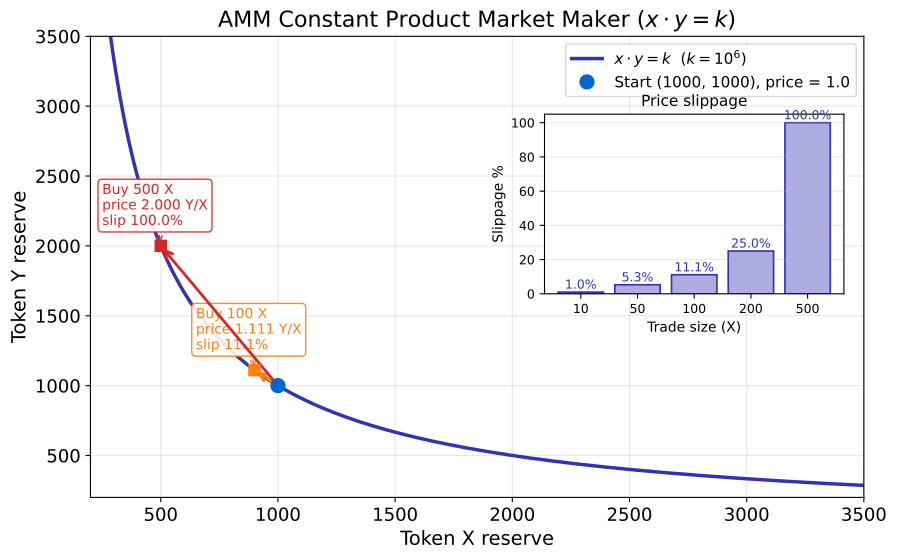

This chart was generated by the following Python code:
"""AMM Constant Product Market Maker (x*y=k)"""
import matplotlib.pyplot as plt
import numpy as np
from pathlib import Path

np.random.seed(42)

plt.rcParams.update({
    'font.size': 14, 'axes.labelsize': 14, 'axes.titlesize': 16,
    'xtick.labelsize': 13, 'ytick.labelsize': 13, 'legend.fontsize': 13,
    'figure.figsize': (10, 6), 'figure.dpi': 150
})

MLPURPLE = '#3333B2'
MLBLUE = '#0066CC'
MLORANGE = '#FF7F0E'
MLGREEN = '#2CA02C'
MLRED = '#D62728'
MLLAVENDER = '#ADADE0'

# --- Parameters ---
k = 1_000_000
x0, y0 = 1000, 1000
spot_price = y0 / x0  # 1.0

x_curve = np.linspace(200, 5000, 800)
y_curve = k / x_curve

# --- Trade computations (buying token X = removing X from pool = x decreases) ---
def trade_buy_x(x_pool, y_pool, dx_out):
    """Buy dx_out of token X from the pool. Trader sends Y, receives X."""
    new_x = x_pool - dx_out
    new_y = k / new_x
    cost_y = new_y - y_pool
    effective_price = cost_y / dx_out  # Y per X
    return new_x, new_y, effective_price

# Two highlighted trades
trades = [100, 500]
trade_colors = [MLORANGE, MLRED]

# Slippage for various sizes
sizes = [10, 50, 100, 200, 500]
slippages = []
for s in sizes:
    _, _, ep = trade_buy_x(x0, y0, s)
    slip = (ep - spot_price) / spot_price * 100
    slippages.append(slip)

# --- Figure ---
fig, ax_main = plt.subplots(figsize=(10, 6))

# Main curve
ax_main.plot(x_curve, y_curve, color=MLPURPLE, lw=2.5, label=r'$x \cdot y = k$  ($k = 10^6$)')
ax_main.plot(x0, y0, 'o', color=MLBLUE, ms=10, zorder=5, label=f'Start ({x0}, {y0}), price = {spot_price:.1f}')

# Annotate trades
for dx_out, col in zip(trades, trade_colors):
    nx, ny, ep = trade_buy_x(x0, y0, dx_out)
    ax_main.annotate('', xy=(nx, ny), xytext=(x0, y0),
                     arrowprops=dict(arrowstyle='->', color=col, lw=2))
    ax_main.plot(nx, ny, 's', color=col, ms=8, zorder=5)
    ax_main.annotate(f'Buy {dx_out} X\nprice {ep:.3f} Y/X\nslip {(ep-spot_price)/spot_price*100:.1f}%',
                     xy=(nx, ny), xytext=(nx - 250, ny + 150),
                     fontsize=10, color=col,
                     arrowprops=dict(arrowstyle='->', color=col, lw=1),
                     bbox=dict(boxstyle='round,pad=0.3', fc='white', ec=col, alpha=0.9))

ax_main.set_xlabel('Token X reserve')
ax_main.set_ylabel('Token Y reserve')
ax_main.set_title('AMM Constant Product Market Maker ($x \\cdot y = k$)')
ax_main.legend(loc='upper right', fontsize=11)
ax_main.set_xlim(200, 3500)
ax_main.set_ylim(200, 3500)
ax_main.grid(True, alpha=0.3)

# --- Inset: slippage bar chart ---
ax_ins = fig.add_axes([0.58, 0.45, 0.30, 0.30])
bars = ax_ins.bar([str(s) for s in sizes], slippages, color=MLLAVENDER, edgecolor=MLPURPLE, lw=1.2)
for bar, sl in zip(bars, slippages):
    ax_ins.text(bar.get_x() + bar.get_width() / 2, bar.get_height() + 0.5,
                f'{sl:.1f}%', ha='center', va='bottom', fontsize=9, color=MLPURPLE)
ax_ins.set_xlabel('Trade size (X)', fontsize=10)
ax_ins.set_ylabel('Slippage %', fontsize=10)
ax_ins.set_title('Price slippage', fontsize=11)
ax_ins.tick_params(labelsize=9)
ax_ins.grid(axis='y', alpha=0.3)

plt.savefig(Path(__file__).parent / 'chart.pdf', dpi=300, bbox_inches='tight')
plt.savefig(Path(__file__).parent / 'chart.png', dpi=150, bbox_inches='tight')
plt.close()
print("Chart saved to chart.pdf and chart.png")
